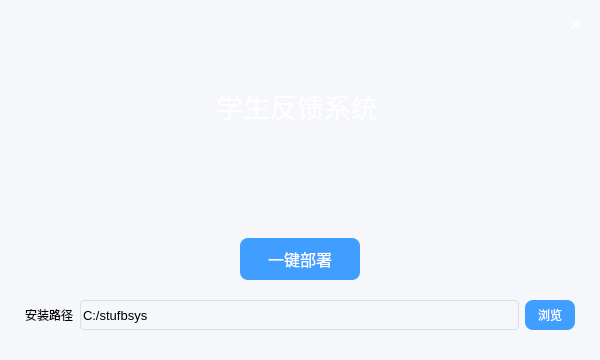
<?xml version="1.0" encoding="UTF-8"?>
<ui version="4.0">
 <class>installer</class>
 <widget class="QWidget" name="installer">
  <property name="geometry">
   <rect>
    <x>0</x>
    <y>0</y>
    <width>600</width>
    <height>360</height>
   </rect>
  </property>
  <property name="minimumSize">
   <size>
    <width>600</width>
    <height>360</height>
   </size>
  </property>
  <property name="maximumSize">
   <size>
    <width>600</width>
    <height>360</height>
   </size>
  </property>
  <property name="windowTitle">
   <string>学生反馈系统一键部署程序</string>
  </property>
  <property name="styleSheet">
   <string notr="true"/>
  </property>
  <layout class="QGridLayout" name="gridLayout_2">
   <property name="leftMargin">
    <number>0</number>
   </property>
   <property name="topMargin">
    <number>0</number>
   </property>
   <property name="rightMargin">
    <number>0</number>
   </property>
   <property name="bottomMargin">
    <number>0</number>
   </property>
   <item row="0" column="0">
    <widget class="QStackedWidget" name="pages">
     <property name="styleSheet">
      <string notr="true">QWidget#page_1 {
	background-color: rgb(245, 247, 250);
}

QWidget#page_2 {
	background-color: rgb(245, 247, 250);
}

QPushButton {
	background-color: rgb(64, 158, 255);
	border-radius: 8;
	font: 10pt;
	color: rgb(255, 255, 255);
}

QPushButton:hover {
	background-color: rgb(121, 187, 255)
}

QPushButton:pressed {
	background-color: rgb(160, 207, 255);
}

QPushButton:disabled {
	background-color: rgb(177, 179, 184);
}
</string>
     </property>
     <property name="currentIndex">
      <number>0</number>
     </property>
     <widget class="QWidget" name="page_1">
      <layout class="QGridLayout" name="gridLayout_4">
       <property name="leftMargin">
        <number>0</number>
       </property>
       <property name="topMargin">
        <number>0</number>
       </property>
       <property name="rightMargin">
        <number>0</number>
       </property>
       <property name="bottomMargin">
        <number>0</number>
       </property>
       <item row="2" column="0">
        <spacer name="horizontalSpacer_4">
         <property name="orientation">
          <enum>Qt::Horizontal</enum>
         </property>
         <property name="sizeHint" stdset="0">
          <size>
           <width>40</width>
           <height>20</height>
          </size>
         </property>
        </spacer>
       </item>
       <item row="4" column="0" colspan="3">
        <widget class="QWidget" name="widget_4" native="true">
         <property name="minimumSize">
          <size>
           <width>0</width>
           <height>48</height>
          </size>
         </property>
         <layout class="QHBoxLayout" name="horizontalLayout_4">
          <property name="leftMargin">
           <number>25</number>
          </property>
          <property name="rightMargin">
           <number>25</number>
          </property>
          <item>
           <widget class="QLabel" name="label_4">
            <property name="text">
             <string>安装路径</string>
            </property>
           </widget>
          </item>
          <item>
           <widget class="QLineEdit" name="installPathEditer">
            <property name="sizePolicy">
             <sizepolicy hsizetype="Expanding" vsizetype="Expanding">
              <horstretch>0</horstretch>
              <verstretch>0</verstretch>
             </sizepolicy>
            </property>
            <property name="styleSheet">
             <string notr="true">background-color: rgb(245, 247, 250);
border-radius: 4px;
font: 10pt;
border: 0.5px solid rgb(220, 223, 230);</string>
            </property>
            <property name="text">
             <string>C:/stufbsys</string>
            </property>
           </widget>
          </item>
          <item>
           <widget class="QPushButton" name="installPathChoseBtn">
            <property name="sizePolicy">
             <sizepolicy hsizetype="Minimum" vsizetype="Expanding">
              <horstretch>0</horstretch>
              <verstretch>0</verstretch>
             </sizepolicy>
            </property>
            <property name="minimumSize">
             <size>
              <width>50</width>
              <height>0</height>
             </size>
            </property>
            <property name="cursor">
             <cursorShape>PointingHandCursor</cursorShape>
            </property>
            <property name="styleSheet">
             <string notr="true">font: 9pt;</string>
            </property>
            <property name="text">
             <string>浏览</string>
            </property>
           </widget>
          </item>
         </layout>
        </widget>
       </item>
       <item row="0" column="0" colspan="3">
        <widget class="QWidget" name="banner" native="true">
         <property name="sizePolicy">
          <sizepolicy hsizetype="Expanding" vsizetype="Preferred">
           <horstretch>0</horstretch>
           <verstretch>0</verstretch>
          </sizepolicy>
         </property>
         <property name="minimumSize">
          <size>
           <width>211</width>
           <height>211</height>
          </size>
         </property>
         <property name="styleSheet">
          <string notr="true">QWidget#banner {
	background-image: url(:/img/banner.png);
    background-repeat: no-repeat; 
    background-size: cover; 
}
QPushButton#closeBtn {
	color: rgb(255, 255, 255);
	border-radius: 1px;
	background-color: rgba(255, 255, 255, 0);
	font: 14pt ;
}
QPushButton#closeBtn::hover {
	color: rgb(232, 232, 232);
}</string>
         </property>
         <layout class="QHBoxLayout" name="horizontalLayout">
          <item>
           <spacer name="horizontalSpacer_3">
            <property name="orientation">
             <enum>Qt::Horizontal</enum>
            </property>
            <property name="sizeType">
             <enum>QSizePolicy::Maximum</enum>
            </property>
            <property name="sizeHint" stdset="0">
             <size>
              <width>30</width>
              <height>20</height>
             </size>
            </property>
           </spacer>
          </item>
          <item>
           <spacer name="horizontalSpacer">
            <property name="orientation">
             <enum>Qt::Horizontal</enum>
            </property>
            <property name="sizeHint" stdset="0">
             <size>
              <width>40</width>
              <height>20</height>
             </size>
            </property>
           </spacer>
          </item>
          <item>
           <widget class="QLabel" name="label">
            <property name="styleSheet">
             <string notr="true">color: rgb(255, 255, 255);
font: 20pt;</string>
            </property>
            <property name="text">
             <string>学生反馈系统</string>
            </property>
            <property name="alignment">
             <set>Qt::AlignCenter</set>
            </property>
           </widget>
          </item>
          <item>
           <spacer name="horizontalSpacer_2">
            <property name="orientation">
             <enum>Qt::Horizontal</enum>
            </property>
            <property name="sizeHint" stdset="0">
             <size>
              <width>40</width>
              <height>20</height>
             </size>
            </property>
           </spacer>
          </item>
          <item>
           <widget class="QWidget" name="widget" native="true">
            <property name="sizePolicy">
             <sizepolicy hsizetype="Minimum" vsizetype="Preferred">
              <horstretch>0</horstretch>
              <verstretch>0</verstretch>
             </sizepolicy>
            </property>
            <layout class="QGridLayout" name="gridLayout">
             <property name="leftMargin">
              <number>0</number>
             </property>
             <property name="topMargin">
              <number>0</number>
             </property>
             <property name="rightMargin">
              <number>0</number>
             </property>
             <property name="bottomMargin">
              <number>0</number>
             </property>
             <property name="spacing">
              <number>0</number>
             </property>
             <item row="0" column="0">
              <widget class="QPushButton" name="closeBtn">
               <property name="sizePolicy">
                <sizepolicy hsizetype="Fixed" vsizetype="Fixed">
                 <horstretch>0</horstretch>
                 <verstretch>0</verstretch>
                </sizepolicy>
               </property>
               <property name="minimumSize">
                <size>
                 <width>30</width>
                 <height>30</height>
                </size>
               </property>
               <property name="maximumSize">
                <size>
                 <width>30</width>
                 <height>30</height>
                </size>
               </property>
               <property name="cursor">
                <cursorShape>PointingHandCursor</cursorShape>
               </property>
               <property name="text">
                <string>×</string>
               </property>
              </widget>
             </item>
             <item row="1" column="0">
              <spacer name="verticalSpacer">
               <property name="orientation">
                <enum>Qt::Vertical</enum>
               </property>
               <property name="sizeHint" stdset="0">
                <size>
                 <width>20</width>
                 <height>40</height>
                </size>
               </property>
              </spacer>
             </item>
            </layout>
           </widget>
          </item>
         </layout>
        </widget>
       </item>
       <item row="3" column="0" colspan="3">
        <spacer name="verticalSpacer_5">
         <property name="orientation">
          <enum>Qt::Vertical</enum>
         </property>
         <property name="sizeType">
          <enum>QSizePolicy::Fixed</enum>
         </property>
         <property name="sizeHint" stdset="0">
          <size>
           <width>20</width>
           <height>5</height>
          </size>
         </property>
        </spacer>
       </item>
       <item row="2" column="2">
        <spacer name="horizontalSpacer_7">
         <property name="orientation">
          <enum>Qt::Horizontal</enum>
         </property>
         <property name="sizeHint" stdset="0">
          <size>
           <width>40</width>
           <height>20</height>
          </size>
         </property>
        </spacer>
       </item>
       <item row="2" column="1">
        <widget class="QPushButton" name="startBtn">
         <property name="sizePolicy">
          <sizepolicy hsizetype="Expanding" vsizetype="Expanding">
           <horstretch>0</horstretch>
           <verstretch>0</verstretch>
          </sizepolicy>
         </property>
         <property name="minimumSize">
          <size>
           <width>0</width>
           <height>42</height>
          </size>
         </property>
         <property name="maximumSize">
          <size>
           <width>120</width>
           <height>42</height>
          </size>
         </property>
         <property name="cursor">
          <cursorShape>PointingHandCursor</cursorShape>
         </property>
         <property name="styleSheet">
          <string notr="true">font: 12pt;</string>
         </property>
         <property name="text">
          <string>一键部署</string>
         </property>
        </widget>
       </item>
       <item row="1" column="1">
        <spacer name="verticalSpacer_4">
         <property name="orientation">
          <enum>Qt::Vertical</enum>
         </property>
         <property name="sizeType">
          <enum>QSizePolicy::Expanding</enum>
         </property>
         <property name="sizeHint" stdset="0">
          <size>
           <width>20</width>
           <height>10</height>
          </size>
         </property>
        </spacer>
       </item>
       <item row="5" column="0" colspan="3">
        <spacer name="verticalSpacer_6">
         <property name="orientation">
          <enum>Qt::Vertical</enum>
         </property>
         <property name="sizeHint" stdset="0">
          <size>
           <width>20</width>
           <height>10</height>
          </size>
         </property>
        </spacer>
       </item>
      </layout>
     </widget>
     <widget class="QWidget" name="page_2">
      <layout class="QVBoxLayout" name="verticalLayout">
       <property name="leftMargin">
        <number>0</number>
       </property>
       <property name="topMargin">
        <number>0</number>
       </property>
       <property name="rightMargin">
        <number>0</number>
       </property>
       <property name="bottomMargin">
        <number>0</number>
       </property>
       <item>
        <widget class="QWidget" name="banner_2" native="true">
         <property name="sizePolicy">
          <sizepolicy hsizetype="Preferred" vsizetype="Expanding">
           <horstretch>0</horstretch>
           <verstretch>0</verstretch>
          </sizepolicy>
         </property>
         <property name="minimumSize">
          <size>
           <width>0</width>
           <height>260</height>
          </size>
         </property>
         <property name="styleSheet">
          <string notr="true">QWidget#banner_2 {
	background-image: url(:/img/banner.png);
    background-repeat: no-repeat; 
    background-size: cover; 
}
QPushButton#closeBtn {
	color: rgb(255, 255, 255);
	border-radius: 1px;
	background-color: rgba(255, 255, 255, 0);
	font: 14pt ;
}
QPushButton#closeBtn::hover {
	color: rgb(232, 232, 232);
}</string>
         </property>
         <layout class="QHBoxLayout" name="horizontalLayout_2">
          <item>
           <spacer name="horizontalSpacer_5">
            <property name="orientation">
             <enum>Qt::Horizontal</enum>
            </property>
            <property name="sizeHint" stdset="0">
             <size>
              <width>40</width>
              <height>20</height>
             </size>
            </property>
           </spacer>
          </item>
          <item>
           <widget class="QLabel" name="label_2">
            <property name="styleSheet">
             <string notr="true">color: rgb(255, 255, 255);
font: 20pt;</string>
            </property>
            <property name="text">
             <string>学生反馈系统</string>
            </property>
            <property name="alignment">
             <set>Qt::AlignCenter</set>
            </property>
           </widget>
          </item>
          <item>
           <spacer name="horizontalSpacer_6">
            <property name="orientation">
             <enum>Qt::Horizontal</enum>
            </property>
            <property name="sizeHint" stdset="0">
             <size>
              <width>40</width>
              <height>20</height>
             </size>
            </property>
           </spacer>
          </item>
          <item>
           <widget class="QWidget" name="widget_2" native="true">
            <property name="sizePolicy">
             <sizepolicy hsizetype="Minimum" vsizetype="Preferred">
              <horstretch>0</horstretch>
              <verstretch>0</verstretch>
             </sizepolicy>
            </property>
            <layout class="QGridLayout" name="gridLayout_3">
             <property name="leftMargin">
              <number>0</number>
             </property>
             <property name="topMargin">
              <number>0</number>
             </property>
             <property name="rightMargin">
              <number>0</number>
             </property>
             <property name="bottomMargin">
              <number>0</number>
             </property>
             <property name="spacing">
              <number>0</number>
             </property>
            </layout>
           </widget>
          </item>
         </layout>
        </widget>
       </item>
       <item>
        <spacer name="verticalSpacer_3">
         <property name="orientation">
          <enum>Qt::Vertical</enum>
         </property>
         <property name="sizeType">
          <enum>QSizePolicy::Expanding</enum>
         </property>
         <property name="sizeHint" stdset="0">
          <size>
           <width>20</width>
           <height>10</height>
          </size>
         </property>
        </spacer>
       </item>
       <item>
        <widget class="QWidget" name="widget_3" native="true">
         <layout class="QHBoxLayout" name="horizontalLayout_3">
          <property name="leftMargin">
           <number>14</number>
          </property>
          <property name="topMargin">
           <number>0</number>
          </property>
          <property name="rightMargin">
           <number>14</number>
          </property>
          <property name="bottomMargin">
           <number>0</number>
          </property>
          <item>
           <widget class="QProgressBar" name="installProgress">
            <property name="sizePolicy">
             <sizepolicy hsizetype="Expanding" vsizetype="Expanding">
              <horstretch>0</horstretch>
              <verstretch>0</verstretch>
             </sizepolicy>
            </property>
            <property name="styleSheet">
             <string notr="true">QProgressBar {
	text-align:center;
	background-color:#DDDDDD;
	border: 0px solid #DDDDDD;
	border-radius:5px;
}
QProgressBar::chunk{
	background-color:rgb(64, 158, 255); 
	border-radius: 5px;
}</string>
            </property>
            <property name="value">
             <number>0</number>
            </property>
           </widget>
          </item>
         </layout>
        </widget>
       </item>
       <item>
        <widget class="QLabel" name="installTip">
         <property name="sizePolicy">
          <sizepolicy hsizetype="Minimum" vsizetype="Minimum">
           <horstretch>0</horstretch>
           <verstretch>0</verstretch>
          </sizepolicy>
         </property>
         <property name="maximumSize">
          <size>
           <width>16777215</width>
           <height>16777215</height>
          </size>
         </property>
         <property name="text">
          <string>正在安装</string>
         </property>
         <property name="alignment">
          <set>Qt::AlignCenter</set>
         </property>
        </widget>
       </item>
       <item>
        <spacer name="verticalSpacer_2">
         <property name="orientation">
          <enum>Qt::Vertical</enum>
         </property>
         <property name="sizeType">
          <enum>QSizePolicy::Expanding</enum>
         </property>
         <property name="sizeHint" stdset="0">
          <size>
           <width>20</width>
           <height>10</height>
          </size>
         </property>
        </spacer>
       </item>
      </layout>
     </widget>
    </widget>
   </item>
  </layout>
 </widget>
 <resources/>
 <connections>
  <connection>
   <sender>closeBtn</sender>
   <signal>clicked(bool)</signal>
   <receiver>installer</receiver>
   <slot>close()</slot>
   <hints>
    <hint type="sourcelabel">
     <x>554</x>
     <y>25</y>
    </hint>
    <hint type="destinationlabel">
     <x>299</x>
     <y>179</y>
    </hint>
   </hints>
  </connection>
 </connections>
</ui>
